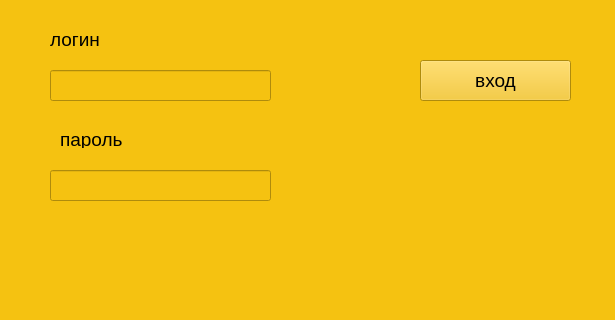
<?xml version="1.0" encoding="UTF-8"?>
<ui version="4.0">
 <class>MainWindow</class>
 <widget class="QMainWindow" name="MainWindow">
  <property name="geometry">
   <rect>
    <x>0</x>
    <y>0</y>
    <width>615</width>
    <height>320</height>
   </rect>
  </property>
  <property name="windowTitle">
   <string>auth</string>
  </property>
  <property name="styleSheet">
   <string notr="true">background-color:  rgb(245, 194, 17)</string>
  </property>
  <widget class="QWidget" name="centralwidget">
   <widget class="QPushButton" name="pushButton_auth">
    <property name="geometry">
     <rect>
      <x>420</x>
      <y>60</y>
      <width>151</width>
      <height>41</height>
     </rect>
    </property>
    <property name="font">
     <font>
      <pointsize>14</pointsize>
     </font>
    </property>
    <property name="text">
     <string>вход</string>
    </property>
   </widget>
   <widget class="QLineEdit" name="lineEdit">
    <property name="geometry">
     <rect>
      <x>50</x>
      <y>70</y>
      <width>221</width>
      <height>31</height>
     </rect>
    </property>
   </widget>
   <widget class="QLineEdit" name="lineEdit_2">
    <property name="geometry">
     <rect>
      <x>50</x>
      <y>170</y>
      <width>221</width>
      <height>31</height>
     </rect>
    </property>
   </widget>
   <widget class="QLabel" name="label">
    <property name="geometry">
     <rect>
      <x>50</x>
      <y>30</y>
      <width>59</width>
      <height>18</height>
     </rect>
    </property>
    <property name="font">
     <font>
      <pointsize>14</pointsize>
     </font>
    </property>
    <property name="text">
     <string>логин</string>
    </property>
   </widget>
   <widget class="QLabel" name="label_2">
    <property name="geometry">
     <rect>
      <x>60</x>
      <y>130</y>
      <width>71</width>
      <height>18</height>
     </rect>
    </property>
    <property name="font">
     <font>
      <pointsize>14</pointsize>
     </font>
    </property>
    <property name="text">
     <string>пароль</string>
    </property>
   </widget>
  </widget>
  <widget class="QStatusBar" name="statusbar"/>
 </widget>
 <resources/>
 <connections/>
</ui>
